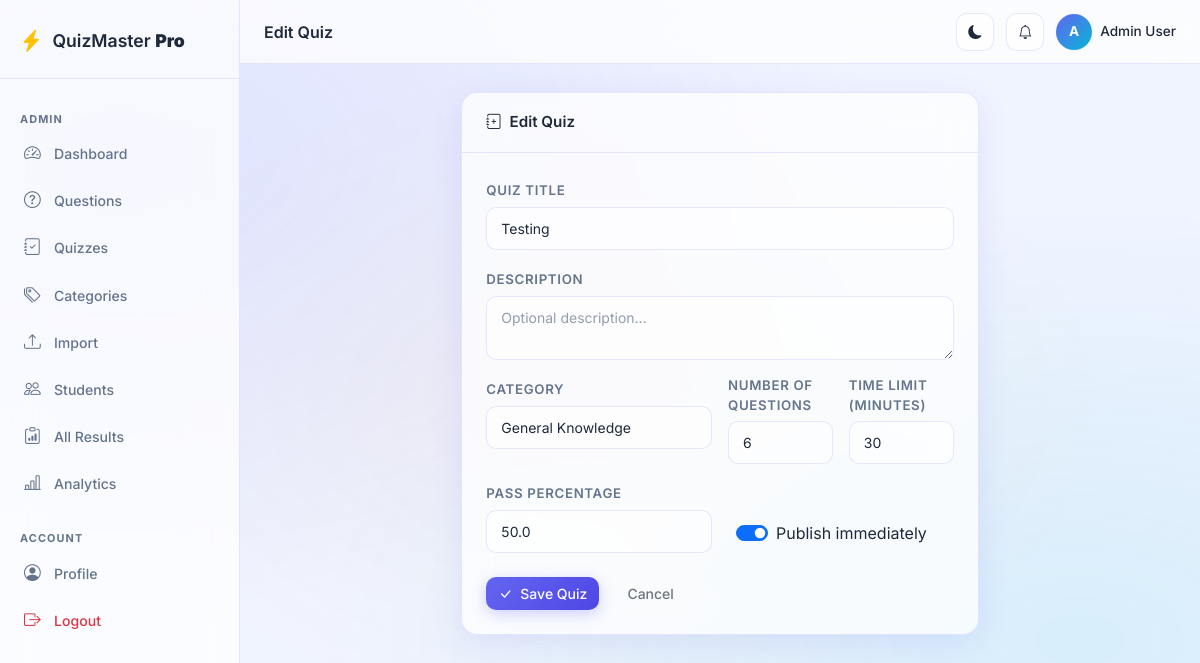
The page /admin/quizzes/1/edit (signed in) on the database its author committed.
### app/models/user.py (models this page shows, shortened)
class User(UserMixin, db.Model):
    __tablename__ = 'users'
    id = db.Column(db.Integer, primary_key=True)
    username = db.Column(db.String(80), unique=True, nullable=False, index=True)
    email = db.Column(db.String(120), unique=True, nullable=False, index=True)
    password_hash = db.Column(db.String(255), nullable=False)
    role = db.Column(db.String(20), nullable=False, default='student')  # 'admin' or 'student'
    full_name = db.Column(db.String(150), nullable=True)
    avatar = db.Column(db.String(255), nullable=True)
    is_active = db.Column(db.Boolean, default=True)
    created_at = db.Column(db.DateTime, default=datetime.utcnow)
    last_login = db.Column(db.DateTime, nullable=True)
    results = db.relationship('Result', backref='student', lazy='dynamic', cascade='all, delete-orphan')
    student_answers = db.relationship('StudentAnswer', backref='student', lazy='dynamic', cascade='all, delete-orphan')
    @property
    def is_admin(self):
        return self.role == 'admin'

### app/models/quiz.py (models this page shows, shortened)
class Quiz(db.Model):
    __tablename__ = 'quizzes'
    id = db.Column(db.Integer, primary_key=True)
    title = db.Column(db.String(200), nullable=False)
    description = db.Column(db.Text, nullable=True)
    category_id = db.Column(db.Integer, db.ForeignKey('categories.id'), nullable=False)
    num_questions = db.Column(db.Integer, nullable=False, default=10)
    time_limit = db.Column(db.Integer, nullable=False, default=30)  # minutes
    is_published = db.Column(db.Boolean, default=False)
    pass_percentage = db.Column(db.Float, default=50.0)
    created_by = db.Column(db.Integer, db.ForeignKey('users.id'), nullable=False)
    created_at = db.Column(db.DateTime, default=datetime.utcnow)
    updated_at = db.Column(db.DateTime, default=datetime.utcnow, onupdate=datetime.utcnow)
    quiz_questions = db.relationship('QuizQuestion', backref='quiz', lazy='dynamic', cascade='all, delete-orphan')
    results = db.relationship('Result', backref='quiz', lazy='dynamic', cascade='all, delete-orphan')
    creator = db.relationship('User', foreign_keys=[created_by])

### app/routes/admin.py (the view, shortened to what this page needs)
@admin_bp.route('/quizzes/<int:quiz_id>/edit', methods=['GET', 'POST'])
@admin_required
def edit_quiz(quiz_id):
    from app.forms.quiz_forms import QuizForm
    quiz = Quiz.query.get_or_404(quiz_id)
    form = QuizForm(obj=quiz)
    form.category_id.choices = [(c.id, c.name) for c in Category.query.order_by(Category.name).all()]
    return render_template('admin/quiz_form.html', form=form,
                           title='Edit Quiz', quiz=quiz)

### app/forms/quiz_forms.py
class QuizForm(FlaskForm):
    title = StringField('Quiz Title', validators=[DataRequired(), Length(min=3, max=200)])
    description = TextAreaField('Description', validators=[Optional()])
    category_id = SelectField('Category', coerce=int, validators=[DataRequired()])
    num_questions = IntegerField('Number of Questions', validators=[
        DataRequired(), NumberRange(min=1, max=100)
    ], default=10)
    time_limit = IntegerField('Time Limit (minutes)', validators=[
        DataRequired(), NumberRange(min=1, max=300)
    ], default=30)
    pass_percentage = FloatField('Pass Percentage', validators=[
        Optional(), NumberRange(min=0, max=100)
    ], default=50.0)
    is_published = BooleanField('Publish Quiz', default=False)
    submit = SubmitField('Save Quiz')

### app/context_processors.py (called while the page is built)
def inject_notifications():
    if current_user.is_authenticated:
        try:
            from app.services.notification_service import NotificationService
            count = NotificationService.unread_count(current_user.id)
            recent = NotificationService.get_unread(current_user.id, limit=5)
            return {
                'notif_count': count,
                'recent_notifs': recent,
            }
        except Exception:
            pass
    return {'notif_count': 0, 'recent_notifs': []}

def inject_globals():
    from datetime import datetime
    return {
        'app_name': 'QuizMaster Pro',
        'app_version': '1.0',
        'current_year': datetime.utcnow().year,
    }

### app/models/user.py (called while the page is built)
@login_manager.user_loader
def load_user(user_id):
    return User.query.get(int(user_id))

### app/routes/admin.py (called while the page is built)
def admin_required(f):
    @wraps(f)
    def decorated(*args, **kwargs):
        if not current_user.is_authenticated or not current_user.is_admin:
            flash('Admin access required.', 'danger')
            return redirect(url_for('auth.login'))
        return f(*args, **kwargs)
    return login_required(decorated)

### app/services/notification_service.py (called while the page is built)
    @staticmethod
    def get_unread(user_id: int, limit: int = 10):
        return (Notification.query
                .filter_by(user_id=user_id, is_read=False)
                .order_by(Notification.created_at.desc())
                .limit(limit).all())

    @staticmethod
    def unread_count(user_id: int) -> int:
        return Notification.query.filter_by(user_id=user_id, is_read=False).count()

### app/templates/admin/quiz_form.html (shortened to what this page needs)
{% extends "base.html" %}
{% block page_title %}{{ title }}{% endblock %}
{% block content %}
<div class="row justify-content-center">
  <div class="col-xl-7">
    <div class="glass-card animate-in">
      <div class="card-header"><i class="bi bi-journal-plus me-2"></i>{{ title }}</div>
      <div class="card-body">
        <form method="POST" novalidate>
          <div class="mb-3">
            {{ form.title.label(class="form-label") }}
            {{ form.title(class="form-control" + (" is-invalid" if form.title.errors else ""), placeholder="Quiz title") }}
          </div>
          <div class="mb-3">
            {{ form.description.label(class="form-label") }}
            {{ form.description(class="form-control", rows=2, placeholder="Optional description...") }}
          </div>
          <div class="row g-3 mb-3">
            <div class="col-md-6">
              {{ form.category_id.label(class="form-label") }}
              {{ form.category_id(class="form-select" + (" is-invalid" if form.category_id.errors else ""),
                 id="category_id", onchange="fetchQCount()") }}
            </div>
            <div class="col-md-3">
              {{ form.num_questions.label(class="form-label") }}
              {{ form.num_questions(class="form-control" + (" is-invalid" if form.num_questions.errors else "")) }}
            </div>
            <div class="col-md-3">
              {{ form.time_limit.label(class="form-label") }}
              {{ form.time_limit(class="form-control") }}
            </div>
          </div>
          <div class="row g-3 mb-4">
            <div class="col-md-6">
              {{ form.pass_percentage.label(class="form-label") }}
              {{ form.pass_percentage(class="form-control") }}
            </div>
            <div class="col-md-6 d-flex align-items-end">
              <div class="form-check form-switch ms-2 mb-2">
                {{ form.is_published(class="form-check-input", role="switch") }}
                <label class="form-check-label fw-600" for="is_published">Publish immediately</label>
              </div>
            </div>
          </div>
          <div class="d-flex gap-3">
            <button type="submit" class="btn btn-primary"><i class="bi bi-check-lg me-2"></i>Save Quiz</button>
            <a href="{{ url_for('admin.quizzes') }}" class="btn btn-outline-secondary">Cancel</a>
          </div>
        </form>
      </div>
    </div>
  </div>
</div>
{% endblock %}

### app/templates/base.html (shortened to what this page needs)
<!DOCTYPE html>
<html lang="en" data-theme="light">
<head>
  <link rel="stylesheet" href="https://cdnjs.cloudflare.com/ajax/libs/bootstrap/5.3.3/css/bootstrap.min.css"/>
  <link rel="stylesheet" href="https://cdnjs.cloudflare.com/ajax/libs/bootstrap-icons/1.11.3/font/bootstrap-icons.min.css"/>
  <link rel="stylesheet" href="{{ url_for('static', filename='css/main.css') }}"/>
  <link rel="stylesheet" href="{{ url_for('static', filename='css/password_strength.css') }}"/>
</head>
<body>
{% if current_user.is_authenticated %}
<div class="sidebar" id="sidebar">
  <div class="sidebar-brand">
    <i class="bi bi-lightning-charge-fill text-warning"></i>
    <span>QuizMaster <strong>Pro</strong></span>
  </div>
  <nav class="sidebar-nav">
    {% if current_user.is_admin %}
    <div class="nav-section-label">Admin</div>
    <a href="{{ url_for('admin.dashboard') }}" class="nav-link {% if request.endpoint == 'admin.dashboard' %}active{% endif %}"><i class="bi bi-speedometer2"></i><span>Dashboard</span></a>
    <a href="{{ url_for('admin.questions') }}" class="nav-link {% if 'question' in (request.endpoint or '') %}active{% endif %}"><i class="bi bi-question-circle"></i><span>Questions</span></a>
    <a href="{{ url_for('admin.quizzes') }}" class="nav-link {% if request.endpoint in ['admin.quizzes','admin.create_quiz'] %}active{% endif %}"><i class="bi bi-journal-check"></i><span>Quizzes</span></a>
    <a href="{{ url_for('admin.categories') }}" class="nav-link {% if 'categor' in (request.endpoint or '') %}active{% endif %}"><i class="bi bi-tags"></i><span>Categories</span></a>
    <a href="{{ url_for('admin.import_questions') }}" class="nav-link {% if 'import' in (request.endpoint or '') %}active{% endif %}"><i class="bi bi-upload"></i><span>Import</span></a>
    <a href="{{ url_for('admin.students') }}" class="nav-link {% if request.endpoint == 'admin.students' %}active{% endif %}"><i class="bi bi-people"></i><span>Students</span></a>
    <a href="{{ url_for('admin.all_results') }}" class="nav-link {% if request.endpoint in ['admin.all_results','admin.view_result'] %}active{% endif %}"><i class="bi bi-clipboard-data"></i><span>All Results</span></a>
    <a href="{{ url_for('admin.analytics') }}" class="nav-link {% if request.endpoint == 'admin.analytics' %}active{% endif %}"><i class="bi bi-bar-chart-line"></i><span>Analytics</span></a>
    {% endif %}
    <div class="nav-section-label mt-3">Account</div>
    <a href="{{ url_for('auth.profile') }}" class="nav-link {% if request.endpoint == 'auth.profile' %}active{% endif %}"><i class="bi bi-person-circle"></i><span>Profile</span></a>
    <a href="{{ url_for('auth.logout') }}" class="nav-link text-danger"><i class="bi bi-box-arrow-right"></i><span>Logout</span></a>
  </nav>
</div>
<div class="main-content" id="mainContent">
  <div class="topbar">
    <div class="topbar-title">{% block page_title %}{% endblock %}</div>
    <div class="topbar-right">
      <button class="btn btn-icon" id="darkModeToggle"><i class="bi bi-moon-fill" id="darkModeIcon"></i></button>
      <div class="position-relative" id="notifBellWrap">
        <button class="btn btn-icon" id="notifBell" title="Notifications">
          <i class="bi bi-bell"></i>
        </button>
      </div>
      <div class="user-badge">
        <div class="user-avatar">{{ current_user.full_name[0].upper() if current_user.full_name else current_user.username[0].upper() }}</div>
        <span class="d-none d-md-inline">{{ current_user.full_name or current_user.username }}</span>
      </div>
    </div>
  </div>
  <div class="page-content">
    {% block content %}{% endblock %}
  </div>
</div>
{% endif %}
</body>
</html>

### rows shown on the page
User: full_name "A", full_name "Admin User"
Quiz: title "Testing", category_id "General Knowledge", num_questions "6", time_limit "30", pass_percentage "50.0", is_published "☑"

### other values the page prints
{{ title }} "Edit Quiz"
